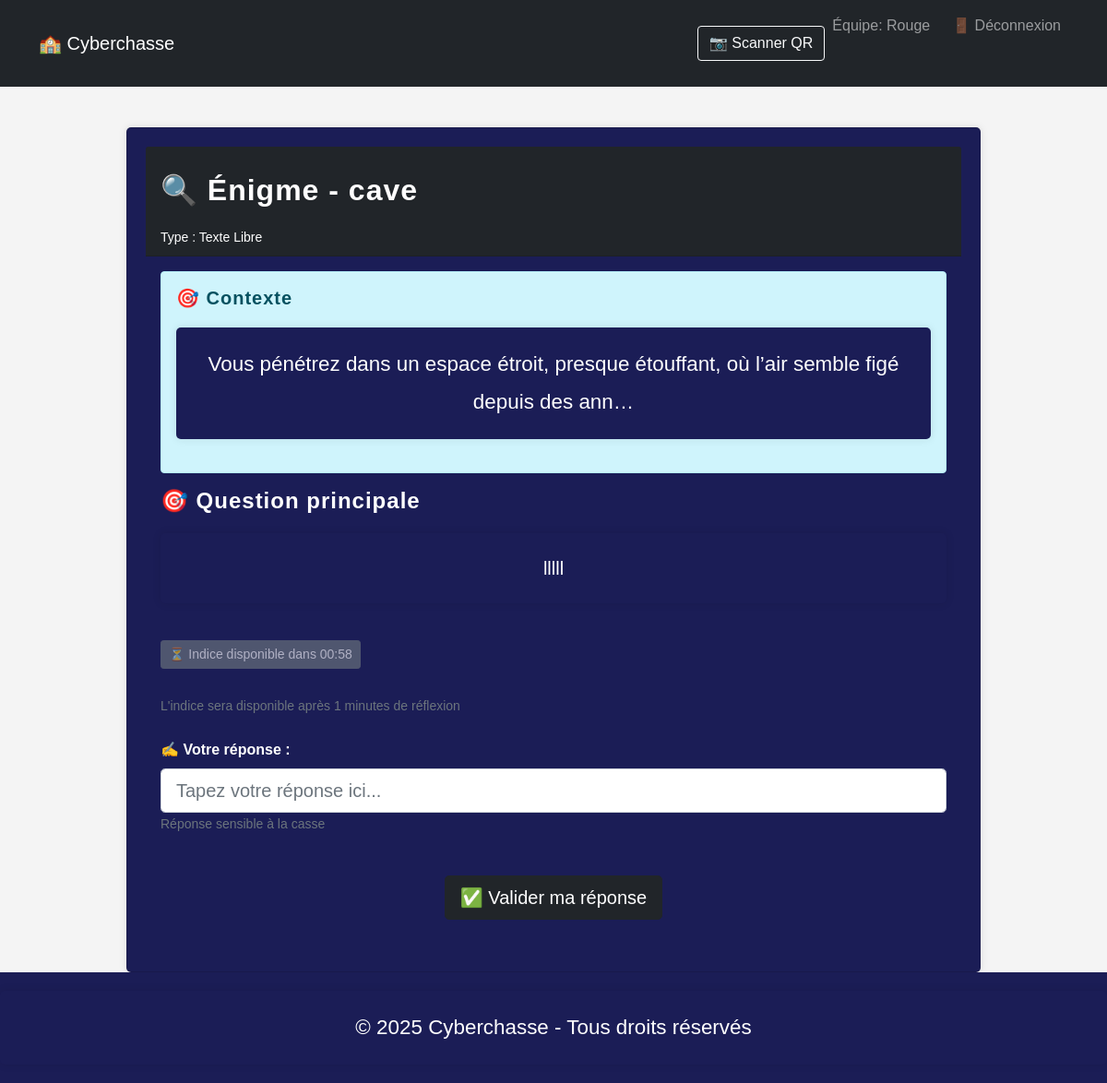
Screenshot of /enigme_launcher.php?lieu=cave (signed in) with the database file from the repository.
### tables this page shows
CREATE TABLE `lieux` (
  `id` int NOT NULL AUTO_INCREMENT,
  `nom` varchar(100) NOT NULL,
  `slug` varchar(100) NOT NULL COMMENT 'URL friendly',
  `description` text,
  `ordre` int DEFAULT '0' COMMENT 'Ordre dans le parcours',
  `temps_limite` int DEFAULT '300' COMMENT 'Temps limite en secondes',
  `enigme_requise` tinyint(1) DEFAULT '0',
  `statut` enum('actif','inactif') DEFAULT 'actif',
  `created_at` timestamp NULL DEFAULT CURRENT_TIMESTAMP,
  `updated_at` timestamp NULL DEFAULT CURRENT_TIMESTAMP ON UPDATE CURRENT_TIMESTAMP,
  `reponse_enigme` varchar(10) DEFAULT 'B' COMMENT 'Réponse correcte de l''énigme (A, B, C, D)',
  `enigme_texte` text COMMENT 'Texte de l''énigme',
  `options_enigme` json DEFAULT NULL COMMENT 'Options de réponse de l''énigme',
  `enigme_id` int DEFAULT NULL,
  `delai_indice` int DEFAULT '6' COMMENT 'Délai en minutes avant disponibilité de l''indice',
  PRIMARY KEY (`id`),
  UNIQUE KEY `nom` (`nom`),
  UNIQUE KEY `slug` (`slug`),
  KEY `idx_slug` (`slug`),
  KEY `idx_ordre` (`ordre`),
  KEY `idx_statut` (`statut`)
);

CREATE TABLE `types_enigmes` (
  `id` int NOT NULL AUTO_INCREMENT,
  `nom` varchar(100) NOT NULL,
  `description` text,
  `template` varchar(100) NOT NULL,
  `actif` tinyint(1) DEFAULT '1',
  `created_at` timestamp NULL DEFAULT CURRENT_TIMESTAMP,
  PRIMARY KEY (`id`)
);

CREATE TABLE `enigmes` (
  `id` int NOT NULL AUTO_INCREMENT,
  `type_enigme_id` int NOT NULL,
  `titre` varchar(255) NOT NULL,
  `donnees` json NOT NULL,
  `actif` tinyint(1) DEFAULT '1',
  `created_at` timestamp NULL DEFAULT CURRENT_TIMESTAMP,
  PRIMARY KEY (`id`),
  KEY `type_enigme_id` (`type_enigme_id`),
  CONSTRAINT `enigmes_ibfk_1` FOREIGN KEY (`type_enigme_id`) REFERENCES `types_enigmes` (`id`)
);

### enigme_launcher.php (the view, shortened to what this page needs)
<?php
require_once 'config/connexion.php';
$lieu_slug = $_GET['lieu'] ?? '';
$team_name = $_SESSION['team_name'];
$stmt = $pdo->prepare("SELECT id FROM equipes WHERE nom = ?");
$stmt->execute([$team_name]);
$equipe = $stmt->fetch(PDO::FETCH_ASSOC);
$stmt = $pdo->prepare("
    SELECT l.*, e.id as enigme_id, e.type_enigme_id, e.donnees, te.template, te.nom as type_nom,
           COALESCE(l.delai_indice, 6) as delai_indice
    FROM lieux l
    LEFT JOIN enigmes e ON l.enigme_id = e.id
    LEFT JOIN types_enigmes te ON e.type_enigme_id = te.id
    WHERE l.slug = ?
");
$stmt->execute([$lieu_slug]);
$lieu = $stmt->fetch(PDO::FETCH_ASSOC);
$stmt = $pdo->prepare("SELECT * FROM parcours WHERE equipe_id = ? AND lieu_id = ?");
$stmt->execute([$equipe['id'], $lieu['id']]);
$parcours = $stmt->fetch(PDO::FETCH_ASSOC);
$enigme_resolue = ($parcours && $parcours['statut'] === 'termine');
include 'includes/header.php';
?>
<div class='container mt-4'>
    <div class='row justify-content-center'>
        <div class='col-md-10'>
            <div class='card'>
                <div class='card-header bg-dark text-white'>
                    <h2>🔍 Énigme - <?php echo htmlspecialchars($lieu['nom']); ?></h2>
                    <?php if ($lieu['type_nom']): ?>
                        <small>Type : <?php echo htmlspecialchars($lieu['type_nom']); ?></small>
                    <?php endif; ?>
                </div>
                <div class='card-body'>
                    <?php if ($enigme_resolue): ?>
                        <div class="alert alert-success text-center">
                            <i class="fas fa-check-circle fa-3x mb-3"></i>
                            <h4>🎉 Bravo !</h4>
                            <p>Vous avez déjà résolu l'énigme de ce lieu.</p>
                            <p class="mb-0"><strong>Score obtenu :</strong> <?php echo $parcours['score_obtenu'] ?? 0; ?> points</p>
                        </div>
                        <div class="text-center">
                            <a href="lieux/<?php echo $lieu_slug; ?>/" class="btn btn-dark btn-lg">
                                <i class="fas fa-arrow-left"></i> Retour au lieu
                            </a>
                        </div>
                    <?php elseif ($lieu['enigme_id']): ?>
                        <?php
                        $contexte = "Résolvez cette énigme de cybersécurité pour progresser dans votre mission et débloquer le prochain lieu !";
                        if (!empty($lieu['donnees'])) {
                            $donnees_enigme = json_decode($lieu['donnees'], true);
                            if (json_last_error() === JSON_ERROR_NONE && isset($donnees_enigme['contexte'])) {
                                $contexte = $donnees_enigme['contexte'];
                            }
                        }
                        ?>
                        <div class='alert alert-info'>
                            <h5>🎯 Contexte</h5>
                            <p><?php echo htmlspecialchars($contexte); ?></p>
                        </div>
                        <?php
                        $template_path = "templates/enigmes/{$lieu['template']}.php";
                        if (file_exists($template_path)) {
                            include $template_path;
                        } else {
                            echo '<div class="alert alert-warning">Template d\'énigme non trouvé</div>';
                        }
                        ?>
                    <?php endif; ?>
                </div>
            </div>
        </div>
    </div>
</div>
<?php include 'includes/footer.php'; ?>

### templates/enigmes/texte_libre.php (shortened to what this page needs)
<?php
$stmt = $pdo->prepare("SELECT donnees FROM enigmes WHERE id = ?");
$stmt->execute([$lieu['enigme_id']]);
$enigme_data = $stmt->fetch(PDO::FETCH_ASSOC);
$donnees = json_decode($enigme_data['donnees'], true);
$indice_consulte = false;
if (isset($_SESSION['team_name'])) {
    $stmt = $pdo->prepare("
        SELECT COUNT(*) FROM indices_consultes ic
        JOIN equipes e ON ic.equipe_id = e.id
        JOIN lieux l ON ic.lieu_id = l.id
        WHERE e.nom = ? AND l.slug = ? AND ic.enigme_id = ?
    ");
    $stmt->execute([$_SESSION['team_name'], $lieu_slug, $lieu['enigme_id']]);
    $indice_consulte = $stmt->fetchColumn() > 0;
}
$enigme_session_key = "enigme_start_{$lieu['id']}_{$equipe['id']}";
$enigme_start_time = $_SESSION[$enigme_session_key];
$enigme_elapsed_time = time() - $enigme_start_time;
$delai_indice_secondes = $lieu['delai_indice'] * 60;
$indice_available = ($enigme_elapsed_time >= $delai_indice_secondes);
$remaining_time = max(0, $delai_indice_secondes - $enigme_elapsed_time);
?>
<div class='enigme-content'>
    <h4>🎯 Question principale</h4>
    <p class='lead'><?php echo htmlspecialchars($donnees['question']); ?></p>
    <?php if (!empty($donnees['indice'])): ?>
        <div class="indice-section mt-3">
            <?php if ($indice_consulte): ?>
                <div class="alert alert-info">
                    <i class="fas fa-lightbulb"></i>
                    <strong>💡 Indice consulté :</strong> <?php echo htmlspecialchars($donnees['indice']); ?>
                </div>
                <button type="button" class="btn btn-secondary btn-sm" disabled>
                    <i class="fas fa-check"></i> Indice consulté
                </button>
            <?php else: ?>
                <button type="button" class="btn btn-secondary btn-sm" disabled id="indice-button">
                    <i class="fas fa-clock"></i> ⏳ Indice disponible dans <span id="indice-countdown"><?php echo gmdate('i:s', $remaining_time); ?></span>
                </button>
                <div class="mt-2">
                    <small class="text-muted">
                        L'indice sera disponible après <?php echo $lieu['delai_indice']; ?> minutes de réflexion
                    </small>
                </div>
            <?php endif; ?>
        </div>
    <?php endif; ?>
    <div class='reponse-libre mt-4'>
        <label for="reponse_libre" class="form-label">
            <strong>✍️ Votre réponse :</strong>
        </label>
        <input type="text" class="form-control form-control-lg"
               id="reponse_libre"
               placeholder="Tapez votre réponse ici..."
               maxlength="100">
        <small class="text-muted">Réponse sensible à la casse</small>
    </div>
    <div class='text-center mt-4'>
        <button type='button' class='btn btn-dark btn-lg' onclick='validateTextAnswer()'>
            ✅ Valider ma réponse
        </button>
    </div>
</div>

### styles/style.css (style rules this page uses)
body { font-family: 'Space Grotesk', sans-serif; background-color: #f4f4f4; color: #333; margin: 0 0 100px 0; padding: 0; }
h1, h2, h3, h4, h5, h6 { font-family: 'Space Grotesk', sans-serif; font-weight: 700; letter-spacing: 1px; }
p , li { font-size: 1.4rem; line-height: 1.8; }
.container { overflow: hidden; }
.intro h2, p { background-color: #1B1D56; text-align: center; color: white; padding: 20px; margin: 20px 0; border-radius: 5px; box-shadow: 0 0 10px rgba(0,0,0,0.1); }
button { margin: 20px auto; background-color: #d6ae00; color :#1B1D56; padding: 15px 30px; border: none; border-radius: 5px; cursor: pointer; font-size: 1.2rem; transition: background-color 0.3s, color 0.3s; }
.card { background: #1B1D56; color: white; padding: 20px; border-radius: 5px; box-shadow: 0 0 10px rgba(0,0,0,0.1); margin: 20px 0; }
h2 { color: white; margin: 20px 0; }
.commencer h2, p { background: #1B1D56; color: white; text-align: center; padding: 20px; margin: 20px 0; border-radius: 5px; }

### rows the page displays
lieux: nom "cave", types_enigmes.nom "Texte Libre", enigme.donnees "Vous pénétrez dans un espace étroit, presque étouffant, où l’air semble figé depuis des ann…"
enigmes: donnees "lllll"

### other values shown
$_SESSION['team_name'] "Rouge"
$lieu['delai_indice'] "1"
